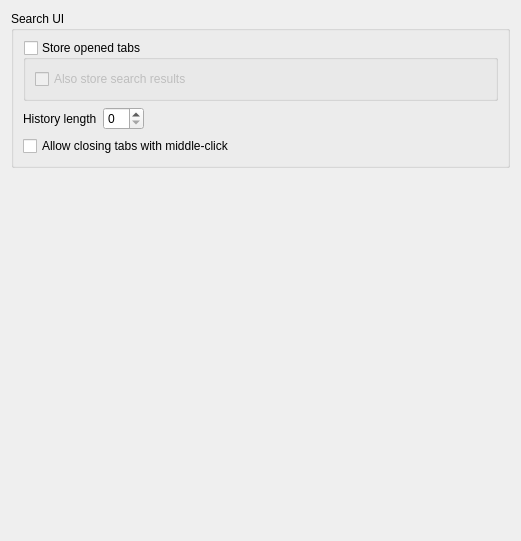
          <widget class="QWidget" name="searchPageScrollAreaWidgetContents">
           <property name="geometry">
            <rect>
             <x>0</x>
             <y>0</y>
             <width>521</width>
             <height>541</height>
            </rect>
           </property>
           <layout class="QVBoxLayout" name="searchPageScrollAreaWidgetContentsLayout">
            <item>
             <widget class="QGroupBox" name="groupSearchUI">
              <property name="title">
               <string>Search UI</string>
              </property>
              <layout class="QVBoxLayout" name="groupSearchUILayout">
               <item>
                <widget class="QGroupBox" name="groupStoreSearchJobs">
                 <property name="title">
                  <string>Store opened tabs</string>
                 </property>
                 <property name="checkable">
                  <bool>true</bool>
                 </property>
                 <property name="checked">
                  <bool>false</bool>
                 </property>
                 <layout class="QVBoxLayout" name="groupStoreSearchJobsLayout">
                  <item>
                   <widget class="QCheckBox" name="checkStoreSearchJobResults">
                    <property name="text">
                     <string>Also store search results</string>
                    </property>
                   </widget>
                  </item>
                 </layout>
                </widget>
               </item>
               <item>
                <layout class="QHBoxLayout" name="searchHistoryLayout">
                 <item>
                  <widget class="QLabel" name="searchHistoryLengthLabel">
                   <property name="text">
                    <string>History length</string>
                   </property>
                  </widget>
                 </item>
                 <item>
                  <widget class="QSpinBox" name="searchHistoryLengthSpinBox">
                   <property name="maximum">
                    <number>99</number>
                   </property>
                  </widget>
                 </item>
                 <item>
                  <spacer name="searchHistoryLengthSpacer">
                   <property name="orientation">
                    <enum>Qt::Orientation::Horizontal</enum>
                   </property>
                   <property name="sizeHint" stdset="0">
                    <size>
                     <width>40</width>
                     <height>20</height>
                    </size>
                   </property>
                  </spacer>
                 </item>
                </layout>
               </item>
               <item>
                <widget class="QCheckBox" name="checkCloseSearchTabWithMiddleClick">
                 <property name="text">
                  <string>Allow closing tabs with middle-click</string>
                 </property>
                </widget>
               </item>
              </layout>
             </widget>
            </item>
            <item>
             <spacer name="searchPageScrollAreaSpacer">
              <property name="orientation">
               <enum>Qt::Orientation::Vertical</enum>
              </property>
              <property name="sizeHint" stdset="0">
               <size>
                <width>20</width>
                <height>422</height>
               </size>
              </property>
             </spacer>
            </item>
           </layout>
          </widget>
